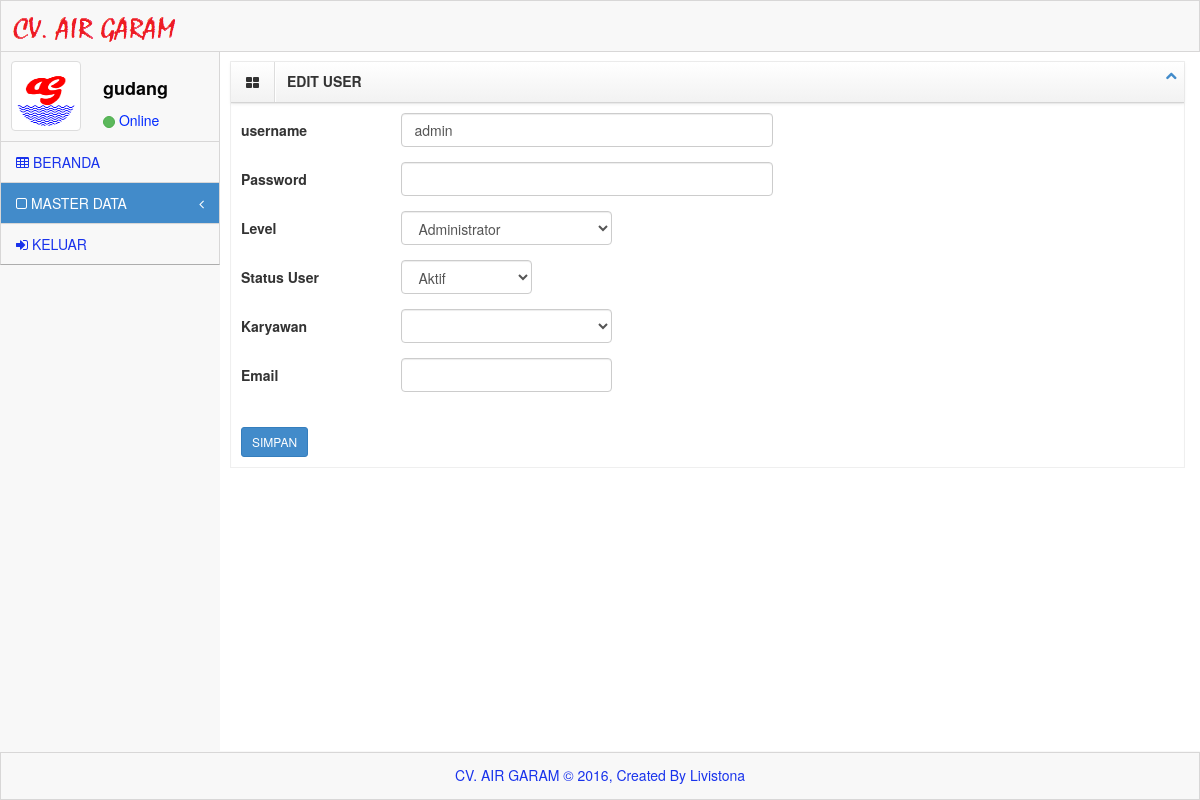
Page /system/index.php?menu=master&sub_menu=user_edit&id=admin (signed in) on the committed database.
### tables this page shows
CREATE TABLE IF NOT EXISTS `user` (
  `username` varchar(100) NOT NULL,
  `password` varchar(100) NOT NULL,
  `level` varchar(20) NOT NULL,
  `status_user` enum('Aktif','Tidak Aktif') NOT NULL,
  `nik` varchar(10) DEFAULT NULL,
  `email` varchar(100) DEFAULT NULL,
  PRIMARY KEY (`username`)
);

### system/menu/user_edit.php (the view, shortened to what this page needs)
<div id="content">
	<div class="inner" style="min-height: 700px;">
		<div class="row">
            <div class="col-lg-12">
                <div class="box">
				<header>
                    <div class="icons"><i class="icon-th-large"></i></div>
                        <h5>EDIT USER</h5>
                    <div class="toolbar">
                    <ul class="nav">
                        <li>
                        <div class="btn-group">
                            <a class="accordion-toggle btn btn-xs minimize-box" data-toggle="collapse" href="#collapseOne">
                                <i class="icon-chevron-up"></i>
                            </a>
                        </div>
                        </li>
                    </ul>
                    </div>
				</header>
                <div id="collapseOne" class="accordion-body collapse in body">
                    <form action="" class="form-horizontal" method="POST" id="block-validate">
					<?php
					$username = $_GET['id'];
					$cek_user	= mysql_query("SELECT b.nik, b.nama_karyawan, a.username, a.level, a.status_user, a.email
										FROM user a LEFT JOIN karyawan b ON a.nik=b.nik WHERE a.username='$username'");
					$hasil_user	= mysql_fetch_array($cek_user);
					?>
						 <div class="form-group">
                            <label class="control-label col-lg-2">username</label>
                            <div class="col-lg-5">
                                <input type="text" name="username" class="form-control" value="<?php echo $hasil_user['username']?>"/>
                            </div>
                        </div>
                        <div class="form-group">
                            <label class="control-label col-lg-2">Password</label>
                            <div class="col-lg-5">
                                <input type="password" name="password2" class="form-control" />
                            </div>
                        </div>
						<div class="form-group">
                            <label class="control-label col-lg-2">Level</label>
                            <div class="col-lg-3">
								<select name="level" id="sport" class="form-control">
									<option value="<?php echo $hasil_user['level'];?>"><?php echo $hasil_user['level'];?></option>
								</select>
                            </div>
                        </div>
                       <div class="form-group">
                            <label class="control-label col-lg-2">Status User</label>
                            <div class="col-lg-2">
								<select name="status" id="sport" class="form-control">
									<option value="<?php echo $hasil_user['status_user'];?>"><?php echo $hasil_user['status_user'];?></option>
								</select>
                            </div>
                        </div>
						<div class="form-group">
                            <label class="control-label col-lg-2">Karyawan</label>
                            <div class="col-lg-3">
								<select name="karyawan2"  class="form-control">
									<option value="<?php echo $hasil_user['nik'];?>"><?php echo $hasil_user['nama_karyawan'];?></option>
									<?php
									$cari_karyawan	= mysql_query("SELECT * FROM karyawan");
									while($hasil_karyawan	= mysql_fetch_array($cari_karyawan)){
									?>
									<option value="<?php echo $hasil_karyawan['nik'];?>"><?php echo $hasil_karyawan['nama_karyawan'];?></option>
									<?php } ?>
								</select>
                            </div>
                        </div>
						<div class="form-group">
                            <label class="control-label col-lg-2">Email</label>
                            <div class="col-lg-3">
                                <input type="text" name="email2" class="form-control" value="<?php echo $hasil_user['email']?>"/>
                            </div>
                        </div>
						<br>
                        <div class="form-actions no-margin-bottom" style="text-align:left;">
                            <input type="submit" value="SIMPAN" name="simpan" class="btn btn-primary btn-sm" />
                        </div>
					</form>
                </div>
                </div>
            </div>
        </div>
	</div>
</div>
</div>

### system/assets/css/main.css (style rules this page uses)
@media (min-width: 768px) { html, body { height: 100%; } }
body.padTop53 { padding-top: 75px; overflow: visible; }
@media (min-width: 802px) { body.padTop53 { padding-top: 51px; } }
@media (min-width: 768px) { #content { margin-left: 100px; } }
@media (min-width: 992px) { #content { margin-left: 220px; } }
#content { -webkit-transition: margin 0.4s; transition: margin 0.4s; }
.inner { position: relative; min-height: 1px; padding-right: 15px; padding-left: 10px; background: #fff; border: 0px solid #e4e4e4; min-height:1200px; }
@media (min-width: 768px) { .inner { float: left; width: 100%; } }
.inner .row { margin-right: -15px; margin-left: -15px; }
.box { position: relative; display: block; margin: 10px auto; border: 1px solid #efefef; }
.box header { background-repeat: repeat-x; border-bottom: 1px solid #d4d4d4; -webkit-box-shadow: 0 1px 4px rgba(0, 0, 0, 0.065); box-shadow: 0 1px 4px rgba(0, 0, 0, 0.065); background-image: linear-gradient(to bottom, #ffffff 0%, #f2f2f2 100%); }
.box header:before, .box header:after { display: table; content: " "; }
.box header:after { clear: both; }
.box header .icons, .box header h5, .box header .toolbar { position: relative; display: block; float: left; min-height: 1px; padding: 0; margin: 0; }
.box header .icons { padding: 10px 15px; border-right: 1px solid #ddd; -webkit-box-shadow: 1px 0px 0px #ffffff; box-shadow: 1px 0px 0px #ffffff; }
.box header h5 { padding: 12px; font-weight: bold; }
.box header .toolbar { display: inline-table; float: right; }
.box header .toolbar .nav { margin: 1px 1px 0 0; }
.box header .toolbar .nav > li { display: inline-block; }
.box .body { padding: 10px; -webkit-box-shadow: inset 0 1px 1px rgba(0, 0, 0, 0.05); box-shadow: inset 0 1px 1px rgba(0, 0, 0, 0.05); }

### system/assets/css/MoneAdmin.css (style rules this page uses)
body { background-color: #f8f8f8; }

### rows in the picture
user: username "admin", level "Administrator", status "Aktif"

### other values in the picture
$_SESSION['username'] "gudang"
